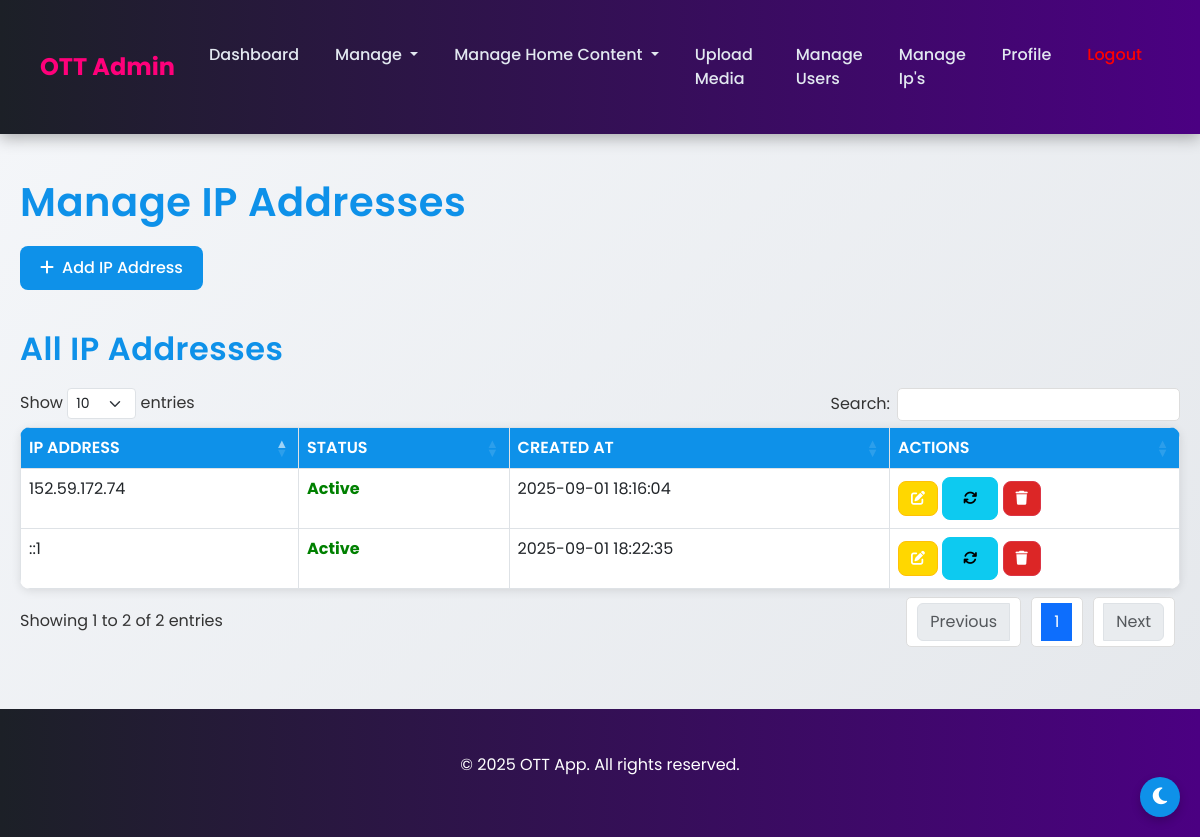
The page /admin/manage_ips.php on the database its author committed.
### tables this page shows
CREATE TABLE `allowed_ips` (
  `id` int(11) NOT NULL,
  `ip_address` varchar(45) NOT NULL,
  `created_at` timestamp NOT NULL DEFAULT current_timestamp(),
  `status` tinyint(1) DEFAULT 1 COMMENT '1 = Active, 0 = Inactive'
);

### admin/manage_ips.php (the view, shortened to what this page needs)
<?php
include '../api/config.php';
?>
<!DOCTYPE html>
<html lang="en">
<head>
    <?php include 'includes/header.php'; ?>
</head>
<body>
<?php include 'includes/navbar.php'; ?>
<div class="container-fluid">
    <h1 class="mt-4">Manage IP Addresses</h1>
    <a href="manage_ips.php?form=add" class="btn btn-primary mb-3">
        <i class="fas fa-plus me-2"></i>Add IP Address
    </a>
    <h2 class="mt-4">All IP Addresses</h2>
    <table class="table table-bordered" id="allTable">
        <thead>
            <tr>
                <th>IP Address</th>
                <th>Status</th>
                <th>Created At</th>
                <th width="25%">Actions</th>
            </tr>
        </thead>
        <tbody>
            <?php
            $res = $conn->query("SELECT * FROM allowed_ips ORDER BY id DESC");
            while($row = $res->fetch_assoc()) {
                $status_class = $row['status']==1 ? 'status-active' : 'status-inactive';
                $status_text = $row['status']==1 ? 'Active' : 'Inactive';
                echo "<tr>
                    <td>".htmlspecialchars($row['ip_address'])."</td>
                    <td class='$status_class'>$status_text</td>
                    <td>".$row['created_at']."</td>
                    <td>
                        <a href='manage_ips.php?form=edit&id={$row['id']}' class='btn btn-sm btn-warning'>
                            <i class='fas fa-edit'></i>
                        </a>
                        <a href='../api/manageip.php?action=toggle_status&id={$row['id']}'
                           class='btn btn-sm btn-info'
                           onclick=\"return confirm('Are you sure to change status?');\">
                           <i class='fas fa-sync'></i>
                        </a>
                        <a href='../api/manageip.php?action=delete&id={$row['id']}'
                           class='btn btn-sm btn-danger'
                           onclick=\"return confirm('Delete this IP?');\">
                           <i class='fas fa-trash'></i>
                        </a>
                    </td>
                </tr>";
            }
            ?>
        </tbody>
    </table>
</div>
<?php include 'includes/footer.php'; ?>
</body>
</html>

### assets/css/style.css (style rules this page uses)
* { margin: 0; padding: 0; box-sizing: border-box; font-family: 'Poppins', sans-serif; }
body { background: linear-gradient(135deg, #f5f7fa 0%, #e4e7eb 100%); min-height: 100vh; color: #333; transition: background 0.3s ease, color 0.3s ease; }
.container, .container-fluid { padding: 20px; max-width: 1400px; margin: 0 auto; }
h1, h2 { font-weight: 600; color: #0e91e9; margin-bottom: 20px; letter-spacing: 0.5px; }
.btn { border-radius: 8px; padding: 10px 20px; font-weight: 500; transition: all 0.3s ease; }
.btn-primary { background: #0e91e9; border: none; color: #fff; }
.btn-warning, .btn-danger { padding: 6px 12px; color: #fff; }
.btn-warning { background: #ffd700; }
.btn-danger { background: #dc2626; }
table.dataTable { border-radius: 10px; overflow: hidden; background: #fff; box-shadow: 0 2px 10px rgba(0, 0, 0, 0.1); color: #333; }
table.dataTable thead th { background: #0e91e9; color: #fff; font-weight: 600; text-transform: uppercase; }
table.dataTable tbody tr { transition: background 0.3s ease; }

### admin/manage_ips.php (style rules this page uses)
.status-active { color: green!important; font-weight: bold; }

### rows shown on the page
allowed_ips: ip_address "::1", status "Active", created_at "2025-09-01 18:22:35"
allowed_ips: ip_address "152.59.172.74", status "Active", created_at "2025-09-01 18:16:04"
